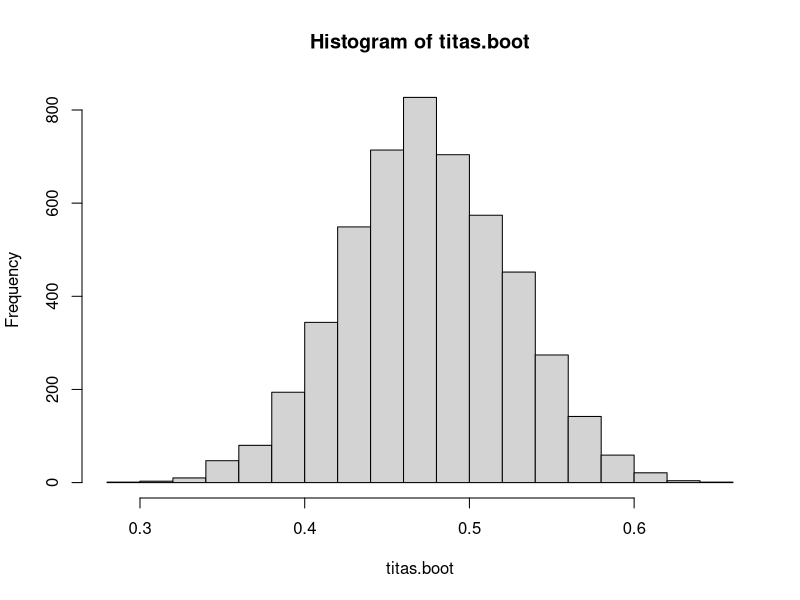
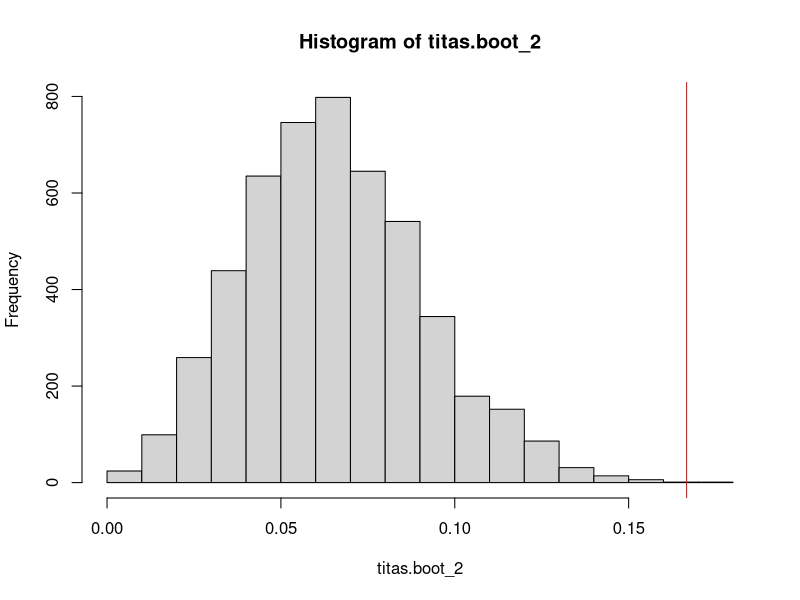

Reproduce these figures in R, in order.
# Ejercicio 1

dados <- c(2,2,4,6,1,3,1,3,2,4,4,4,4,4,6,3,3,4,1,2,1,6,3,2,3,4,1,1,5,4,1,4,6,4,1,2,1,5,4,3,3,1,3,1,6,5,1,3,2,3,6,2,4,2,6,6,5,2,4,4,1,4,3,1,2,1,6,1,1,3,1,6,6,1,2,6,1,1,4,5,4,1,5,2,2,1,6,6,1,2,1,3,1,3,3,4,3,3,3,5)

# a)
# Queremos estudiar la probabilidad de que un resultado del dado sea par.
# Llamemos θ a dicha probabilidad. ¿Cuanto deberia valer θ si el dado fuera equilibrado? --> 1/2

# i)

set.seed(123)
datos_sample <- sample(dados,100, replace = TRUE)
sum <- 0
for (i in 1:length(datos_sample) ){
  if ( datos_sample[i] %% 2 == 0) {
    sum <- sum + 1
  }
}
print(sum/100)

# ii )

titas.boot <- c()

for ( j in 1:5000 ){
  sum_temp <- 0
  temp <- sample(dados,100, replace = TRUE)
  for (i in 1:100 ){
    if ( temp[i] %% 2 == 0) {
      sum_temp <- sum_temp + 1
    }
  }
  titas.boot[j] <- sum_temp / 100
}

# iii)

hist(titas.boot) # Tiene forma acampanada, pero no centrada en 0.5

# iv)

sd(titas.boot)

# v)

ic_a <- c( mean(titas.boot) - qnorm(1 - 0.05/2)*sd(titas.boot), mean(titas.boot) + qnorm(1 - 0.05/2)*sd(titas.boot))
ic_a

ic_b <- c( quantile(titas.boot, 0.05/2), quantile(titas.boot, 1 - 0.05/2))
ic_b

# No parece ser equilibrado el dado en base a los resultados.

# b)
# Probabilidad de que un resultado del dado sea exactamente igual a 5 (prob = tita)
# Cuanto vale tita si es equilibrado el dado? --> 1/6 = 0.1666667
# Repetir el analisis anterior

sum <- 0
for (i in 1:length(datos_sample) ){
  if ( datos_sample[i] == 5) {
    sum <- sum + 1
  }
}
print(sum/100)


titas.boot_2 <- c()

for ( j in 1:5000 ){
  sum_temp <- 0
  temp <- sample(dados,100, replace = TRUE)
  for (i in 1:100 ){
    if ( temp[i] == 5) {
      sum_temp <- sum_temp + 1
    }
  }
  titas.boot_2[j] <- sum_temp / 100
}

hist(titas.boot_2)
abline( v = 1/6, col = 'red')

sd(titas.boot_2)

ic_a_2 <- c( mean(titas.boot_2) - qnorm(1 - 0.05/2)*sd(titas.boot_2), mean(titas.boot_2) + qnorm(1 - 0.05/2)*sd(titas.boot_2))
ic_a_2

ic_b_2 <- c( quantile(titas.boot_2, 0.05/2), quantile(titas.boot_2, 1 - 0.05/2))
ic_b_2

# No es equilibrado pues ni siquiera pertence al rango de valores el valor 1/6 que es lo que deberia valer tita.
